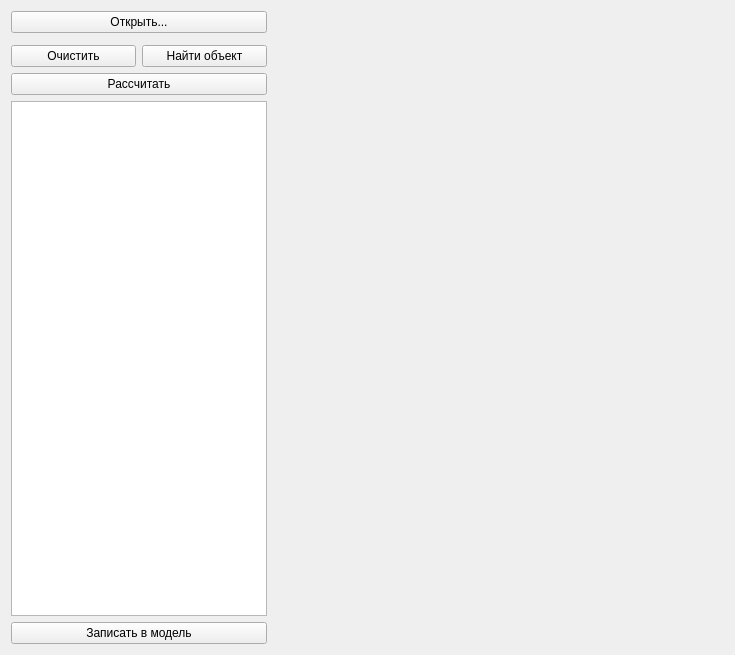
<?xml version="1.0" encoding="UTF-8"?>
<ui version="4.0">
 <class>WidgetOpticalCenterSearch</class>
 <widget class="QWidget" name="WidgetOpticalCenterSearch">
  <property name="geometry">
   <rect>
    <x>0</x>
    <y>0</y>
    <width>735</width>
    <height>655</height>
   </rect>
  </property>
  <property name="windowTitle">
   <string>Form</string>
  </property>
  <layout class="QHBoxLayout" name="horizontalLayout_2" stretch="0,1">
   <item>
    <layout class="QVBoxLayout" name="verticalLayout">
     <item>
      <widget class="QPushButton" name="pushButtonLoadImage">
       <property name="text">
        <string>Открыть...</string>
       </property>
      </widget>
     </item>
     <item>
      <widget class="WidgetEditorROI" name="widgetROI" native="true"/>
     </item>
     <item>
      <layout class="QHBoxLayout" name="horizontalLayout">
       <item>
        <widget class="QPushButton" name="pushButtonClear">
         <property name="text">
          <string>Очистить</string>
         </property>
        </widget>
       </item>
       <item>
        <widget class="QPushButton" name="pushButtonFineCircle">
         <property name="text">
          <string>Найти объект</string>
         </property>
        </widget>
       </item>
      </layout>
     </item>
     <item>
      <widget class="QPushButton" name="pushButtonCalcOpticCenter">
       <property name="text">
        <string>Рассчитать</string>
       </property>
      </widget>
     </item>
     <item>
      <widget class="QTextEdit" name="textEditLog">
       <property name="readOnly">
        <bool>true</bool>
       </property>
      </widget>
     </item>
     <item>
      <widget class="QPushButton" name="pushButtonAddToCameraModel">
       <property name="text">
        <string>Записать в модель</string>
       </property>
      </widget>
     </item>
    </layout>
   </item>
   <item>
    <layout class="QVBoxLayout" name="verticalLayout_2">
     <item>
      <widget class="QLabel" name="labelFilename">
       <property name="text">
        <string/>
       </property>
      </widget>
     </item>
     <item>
      <widget class="QLabel" name="labelImage">
       <property name="sizePolicy">
        <sizepolicy hsizetype="Expanding" vsizetype="Expanding">
         <horstretch>0</horstretch>
         <verstretch>0</verstretch>
        </sizepolicy>
       </property>
       <property name="frameShape">
        <enum>QFrame::NoFrame</enum>
       </property>
       <property name="text">
        <string/>
       </property>
      </widget>
     </item>
    </layout>
   </item>
  </layout>
 </widget>
 <customwidgets>
  <customwidget>
   <class>WidgetEditorROI</class>
   <extends>QWidget</extends>
   <header>WidgetEditorROI.h</header>
   <container>1</container>
  </customwidget>
 </customwidgets>
 <resources/>
 <connections/>
</ui>
